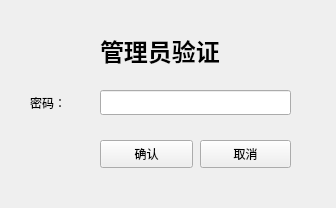
<?xml version="1.0" encoding="UTF-8"?>
<ui version="4.0">
 <class>AdminCheckDialog</class>
 <widget class="QWidget" name="AdminCheckDialog">
  <property name="geometry">
   <rect>
    <x>0</x>
    <y>0</y>
    <width>336</width>
    <height>208</height>
   </rect>
  </property>
  <property name="windowTitle">
   <string>验证管理员密码</string>
  </property>
  <widget class="QLabel" name="label">
   <property name="geometry">
    <rect>
     <x>100</x>
     <y>20</y>
     <width>181</width>
     <height>61</height>
    </rect>
   </property>
   <property name="text">
    <string>&lt;html&gt;&lt;head/&gt;&lt;body&gt;&lt;h1 style=&quot; margin-top:18px; margin-bottom:12px; margin-left:0px; margin-right:0px; -qt-block-indent:0; text-indent:0px;&quot;&gt;&lt;span style=&quot; font-size:xx-large; font-weight:600;&quot;&gt;管理员验证&lt;/span&gt;&lt;/h1&gt;&lt;/body&gt;&lt;/html&gt;</string>
   </property>
  </widget>
  <widget class="QLabel" name="label_3">
   <property name="geometry">
    <rect>
     <x>30</x>
     <y>90</y>
     <width>72</width>
     <height>25</height>
    </rect>
   </property>
   <property name="text">
    <string>密码：</string>
   </property>
  </widget>
  <widget class="QLineEdit" name="passEdit">
   <property name="geometry">
    <rect>
     <x>100</x>
     <y>90</y>
     <width>191</width>
     <height>25</height>
    </rect>
   </property>
  </widget>
  <widget class="QPushButton" name="okBtn">
   <property name="geometry">
    <rect>
     <x>100</x>
     <y>140</y>
     <width>93</width>
     <height>28</height>
    </rect>
   </property>
   <property name="text">
    <string>确认</string>
   </property>
  </widget>
  <widget class="QPushButton" name="cancelBtn">
   <property name="geometry">
    <rect>
     <x>200</x>
     <y>140</y>
     <width>91</width>
     <height>28</height>
    </rect>
   </property>
   <property name="text">
    <string>取消</string>
   </property>
  </widget>
 </widget>
 <resources/>
 <connections/>
</ui>
